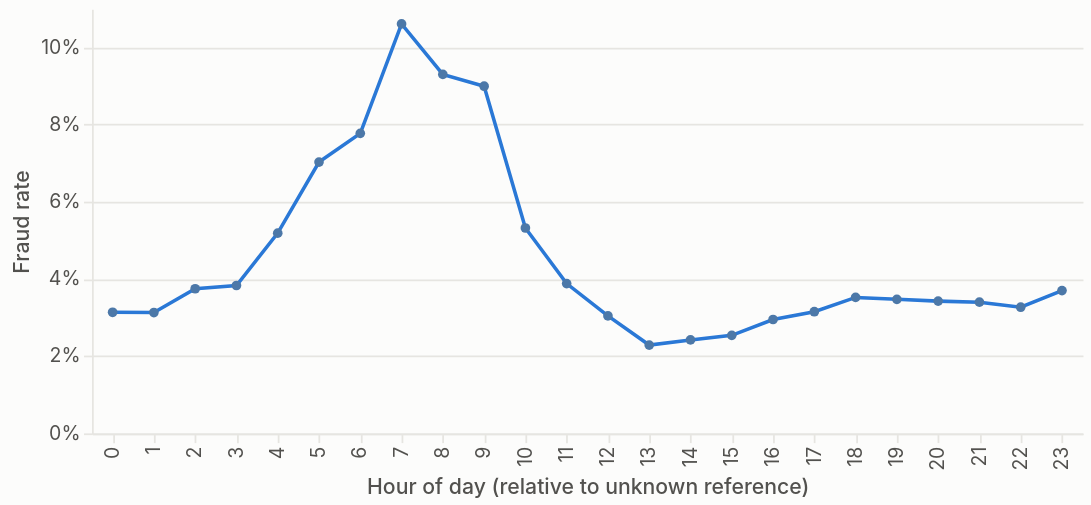

Notebook code for this chart:
### Markdown cell above
## 4. Timing (relative hour; the reference date is unknown)

### Code cell
hourly = q("SELECT hour, count(*) AS n, avg(isFraud) AS fraud_rate FROM features GROUP BY hour ORDER BY hour")
alt.Chart(hourly).mark_line(point=True, color=charts.SERIES[0]).encode(
    x=alt.X("hour:O", title="Hour of day (relative to unknown reference)"),
    y=alt.Y("fraud_rate:Q", axis=alt.Axis(format="%"), title="Fraud rate"),
    tooltip=["hour", "n", alt.Tooltip("fraud_rate:Q", format=".2%")]).properties(width=560, height=240)

### Figure 1 — Vega-Lite specification as saved in the notebook (floating-point values rounded to 4 significant figures)
{"config": {"background": "#fcfcfb", "view": {"stroke": null}, "font": "Inter, Segoe UI, Helvetica, Arial, sans-serif", "title": {"color": "#0b0b0b", "fontSize": 15, "fontWeight": 600, "anchor": "start", "subtitleColor": "#52514e", "subtitleFontSize": 12, "offset": 12}, "axis": {"labelColor": "#52514e", "titleColor": "#52514e", "gridColor": "#e6e5e1", "domainColor": "#e6e5e1", "tickColor": "#e6e5e1", "labelFontSize": 11, "titleFontSize": 12, "titleFontWeight": 500}, "legend": {"labelColor": "#52514e", "titleColor": "#52514e", "labelFontSize": 11, "orient": "top", "symbolStrokeWidth": 2}, "header": {"labelColor": "#0b0b0b", "titleColor": "#52514e", "labelFontSize": 12}, "line": {"strokeWidth": 2}, "range": {"category": ["#2a78d6", "#eb6834", "#1baf7a", "#eda100", "#e87ba4", "#008300", "#6250d6", "#e34948"]}}, "data": {"name": "data-5cf1fda783031422fed44e8e1cd182e0"}, "mark": {"type": "line", "color": "#2a78d6", "point": true}, "encoding": {"tooltip": [{"field": "hour", "type": "quantitative"}, {"field": "n", "type": "quantitative"}, {"field": "fraud_rate", "format": ".2%", "type": "quantitative"}], "x": {"field": "hour", "title": "Hour of day (relative to unknown reference)", "type": "ordinal"}, "y": {"axis": {"format": "%"}, "field": "fraud_rate", "title": "Fraud rate", "type": "quantitative"}}, "height": 240, "width": 560, "$schema": "https://vega.github.io/schema/vega-lite/v6.4.1.json", "datasets": {"data-5cf1fda783031422fed44e8e1cd182e0": [{"hour": 0, "n": 37795, "fraud_rate": 0.03138}, {"hour": 1, "n": 32797, "fraud_rate": 0.03131}, {"hour": 2, "n": 26732, "fraud_rate": 0.03748}, {"hour": 3, "n": 20802, "fraud_rate": 0.03831}, {"hour": 4, "n": 14839, "fraud_rate": 0.05189}, {"hour": 5, "n": 9701, "fraud_rate": 0.0703}, {"hour": 6, "n": 6007, "fraud_rate": 0.07774}, {"hour": 7, "n": 3704, "fraud_rate": 0.1061}, {"hour": 8, "n": 2591, "fraud_rate": 0.09301}, {"hour": 9, "n": 2479, "fraud_rate": 0.08996}, {"hour": 10, "n": 3627, "fraud_rate": 0.05321}, {"hour": 11, "n": 6827, "fraud_rate": 0.03882}, {"hour": 12, "n": 12451, "fraud_rate": 0.03044}, {"hour": 13, "n": 20315, "fraud_rate": 0.02289}, {"hour": 14, "n": 28328, "fraud_rate": 0.02422}, {"hour": 15, "n": 33859, "fraud_rate": 0.0254}, {"hour": 16, "n": 38698, "fraud_rate": 0.02951}, {"hour": 17, "n": 40723, "fraud_rate": 0.03153}, {"hour": 18, "n": 41639, "fraud_rate": 0.03523}, {"hour": 19, "n": 42115, "fraud_rate": 0.03474}, {"hour": 20, "n": 41782, "fraud_rate": 0.03427}, {"hour": 21, "n": 41641, "fraud_rate": 0.034}, {"hour": 22, "n": 41139, "fraud_rate": 0.03269}, {"hour": 23, "n": 39949, "fraud_rate": 0.037}]}}
